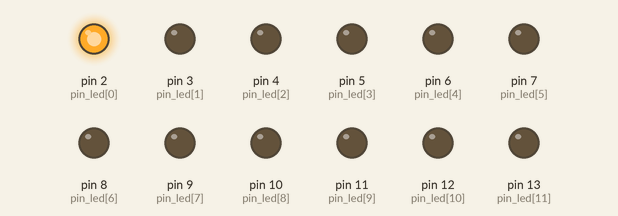
Bench run of a sketch on a simulated Arduino Uno, built with avr-gcc and run on an emulated ATmega328P. Shown: output pins drawn as LEDs (lit = HIGH).

Above: at 0.1 s.
At 4.1 s:
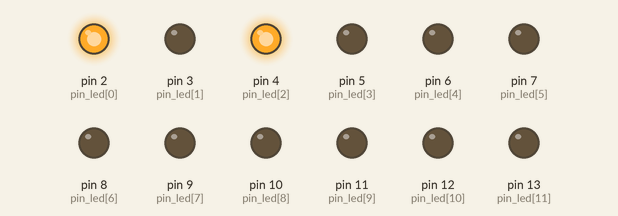
At 9.1 s:
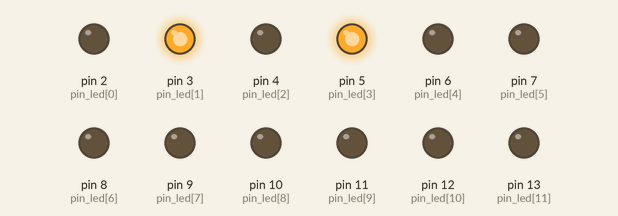
At 19.1 s:
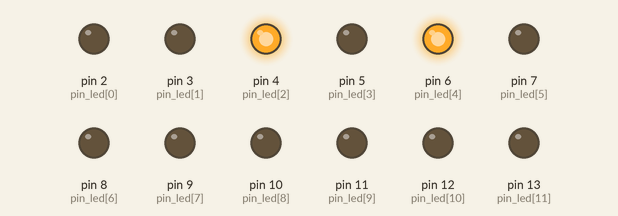
At 29.1 s:
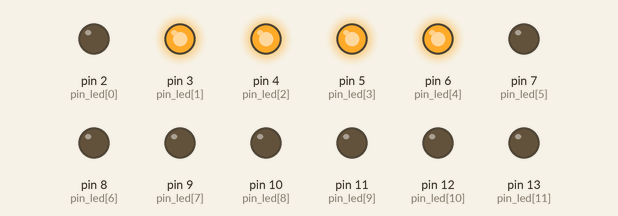
At 39.1 s:
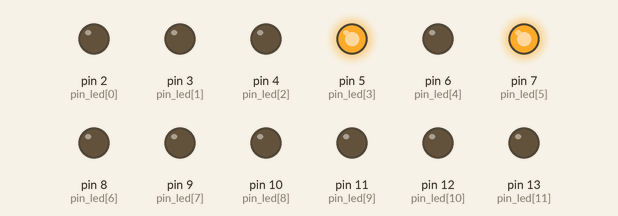
Timing chart, 0 to 40.0 s (numbered marks = the images above):
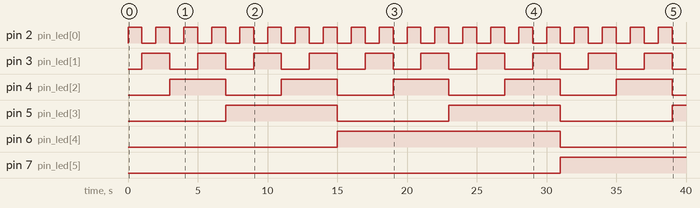

Measured:
- by itself, pin 2 (pin_led[0]): alternates HIGH for 1.0 s and LOW for 1.0 s
- by itself, pin 3 (pin_led[1]): alternates HIGH for 2.0 s and LOW for 2.0 s
- by itself, pin 4 (pin_led[2]): alternates HIGH for 4.0 s and LOW for 4.0 s
- by itself, pin 5 (pin_led[3]): alternates HIGH for 8.0 s and LOW for 8.0 s
- by itself, pin 6 (pin_led[4]): LOW → HIGH at 15.0 s, → LOW 16.0 s later
- by itself, pin 7 (pin_led[5]): LOW → HIGH at 31.0 s

The sketch:

coaster-firmware.ino
```cpp
#define NUM_LED 12

int pin_led[NUM_LED] = {2,3,4,5,6,7,8,9,10,11,12,13};

int cnt = 1;

void setup() {
  // put your setup code here, to run once:
  for(int i=0;i<NUM_LED;i++){
    pinMode(pin_led[i],OUTPUT);
  }
}

void loop() {
  // put your main code here, to run repeatedly:
  if(cnt > 0xfff) cnt = 0;
  led_write(cnt);
  cnt++;
  delay(1000);
}

void led_write(int led_pattern){
  for(int i=0;i<NUM_LED;i++){
    digitalWrite(pin_led[i],(led_pattern>>i)&0x01);
  }
}
```
